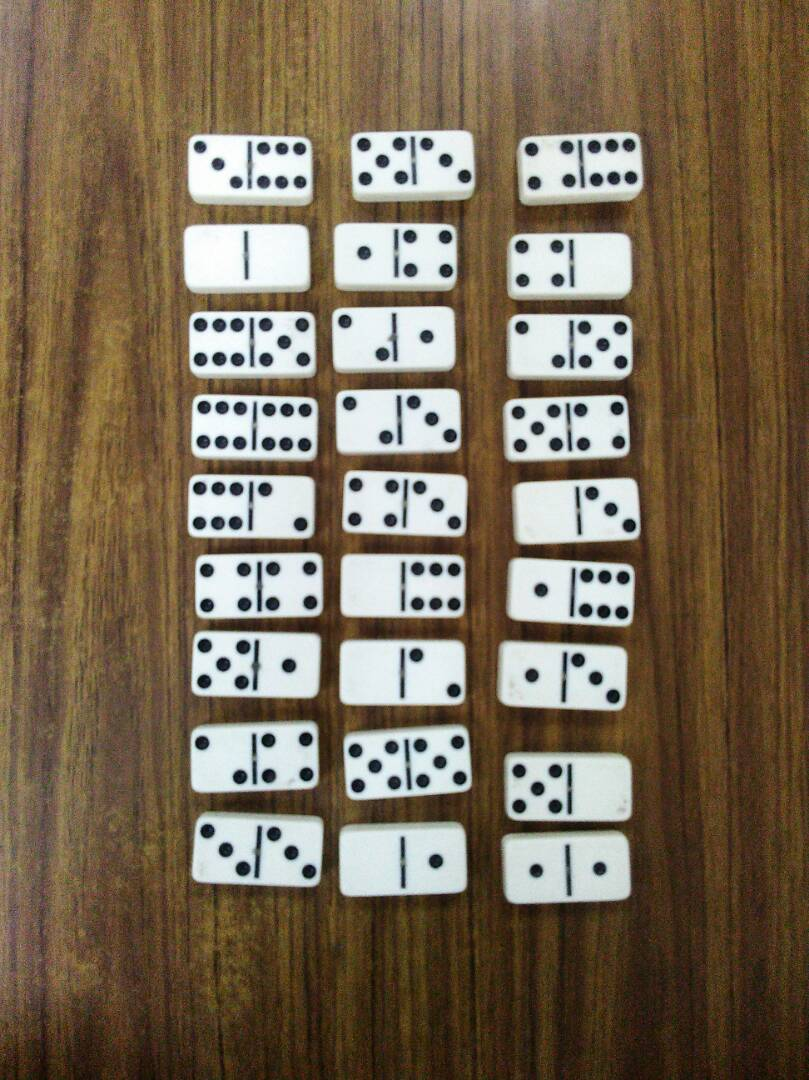
//> input picture domino.jpeg, 809 x 1080 px
$ ./source   (built with g++ and OpenCV 4)
//> lines starting //> are read from the running program, lines starting //| are printed output that depends on the picture; after the words box and inside, x2 and y2 are one past the last pixel; in counts of white or black regions, pixels touching at a corner belong together
#include "opencv2/highgui/highgui.hpp"
#include "opencv2/imgproc/imgproc.hpp"
#include <cmath>
#include <iostream>
#include <stdio.h>
#include <stdlib.h>


using namespace cv;
using namespace std;

static double angle(Point pt1, Point pt2, Point pt0);
void sortCorners(vector<Point2f>& corners, Point2f center);
bool comparator(Point2f a, Point2f b);

int main()
{
	vector<vector<Point>> good_contours;
	vector<Point> corners;

	Mat src = imread("domino.jpeg");
//> src is the input picture: 1080 rows x 809 cols, CV_8UC3; mean B, G, R 86, 106.4, 121.5
	if (src.empty())
		return -1;

	// convertir a escala de grises
	Mat gray;
	cvtColor(src, gray, CV_BGR2GRAY);
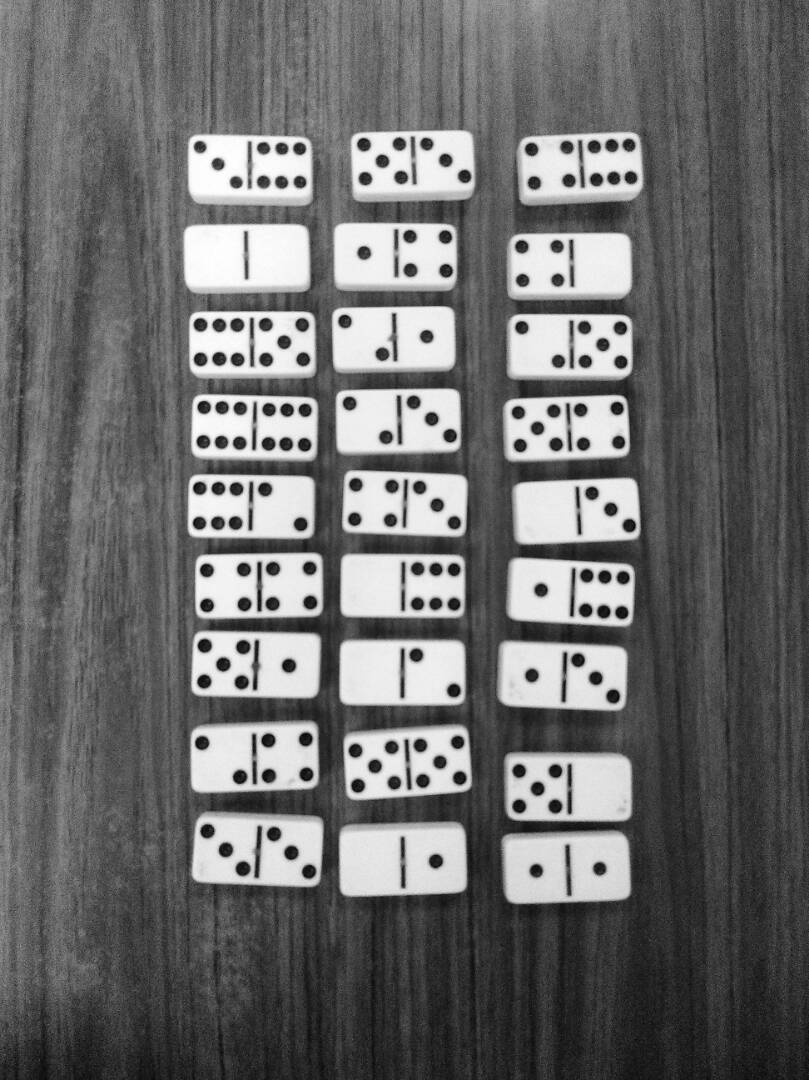
//> gray: 1080 rows x 809 cols, CV_8UC1; min 2, max 255, mean 108.6

	// filtro canny de bordes
	Mat bw;
	Canny(gray, bw, 0, 50, 5);
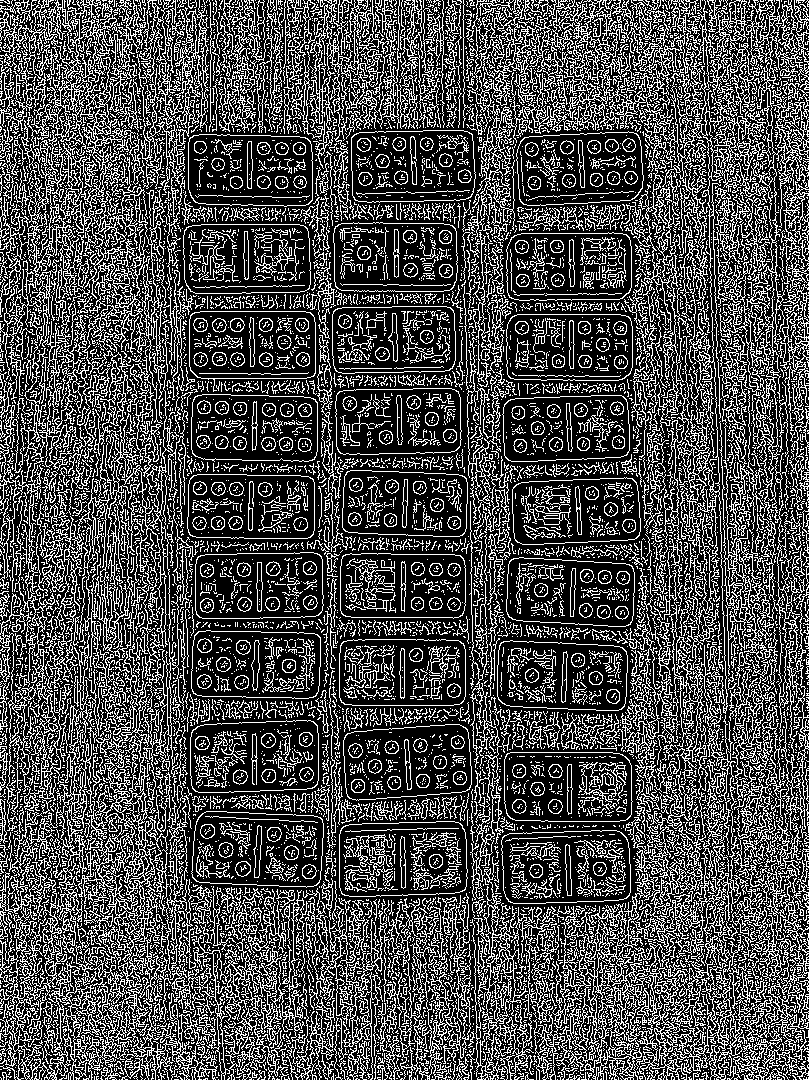
//> bw: 1080 rows x 809 cols, CV_8UC1; 29.5% white in thin lines or dots

	// Encontrar contornos
	vector<vector<Point> > contours;
	findContours(bw.clone(), contours, CV_RETR_EXTERNAL, CV_CHAIN_APPROX_SIMPLE);
//> contours = 8048 contours, 7747 with area under 20; largest, box (x1, y1, x2, y2) and area: (0, 157, 230, 1080) 31214, (552, 759, 809, 1080) 21810, (0, 0, 146, 299) 11589, (191, 811, 324, 888) 9070, (339, 821, 468, 897) 9041

	vector<Point2f> approx;
	Mat dst = src.clone();

	for (int i = 0; i < contours.size(); i++)
	{
		// Se aproximan los contornos a figuras simples
		// a partir de su perimetro
		approxPolyDP(Mat(contours[i]), approx, arcLength(Mat(contours[i]), true)*0.02, true);

		// Si el objeto es muy pequeño
		if (fabs(contourArea(contours[i])) < 100 || !isContourConvex(approx))
			continue;

		// Cuadrado (cuatro esquinas)
		if (approx.size() == 4) {
			// se guarda el numero de vertices
			int vtc = approx.size();

			// calculo de cosenos de los bordes
			vector<double> cos;
			for (int j = 2; j < vtc + 1; j++)
				cos.push_back(angle(approx[j%vtc], approx[j - 2], approx[j - 1]));

			// ordenar ascendentemente
			sort(cos.begin(), cos.end());

			// obtener el menor y mayor
			double mincos = cos.front();
			double maxcos = cos.back();

			// Si es un cuadrado, pueden habermas figuras con 4 esquinas que no lo sean
			if (mincos >= -0.1 && maxcos <= 0.3) {
				Point2f center(0, 0);
				for (int i = 0; i < approx.size(); i++) {
					center += approx[i];
				}
				center *= (1. / approx.size());
				sortCorners(approx, center);

				Rect r = boundingRect(approx);
				if (r.area() < 5000)continue;
				cout << r.area() << endl;
				// puntos finales para la transformacion de la imagen
				int h = r.height, w = r.width;
				Point2f t1, t2, t3, t4;
				if (r.width > r.height) {
					h = r.width;
					w = r.height;
					t1 = Point2f(w, 0);
					t2 = Point2f(w, h);
					t3 = Point2f(0, h);
					t4 = Point2f(0, 0);
				}
				else {
					t1 = Point2f(0, 0);
					t2 = Point2f(w, 0);
					t3 = Point2f(w, h);
					t4 = Point2f(0, h);
				}
				Mat quad = Mat::zeros(h, w, CV_8UC3);

				vector<Point2f> quad_pts;
				quad_pts.push_back(t1);
				quad_pts.push_back(t2);
				quad_pts.push_back(t3);
				quad_pts.push_back(t4);
				// matriz de transformacion
				Mat transmtx = getPerspectiveTransform(approx, quad_pts);
				// aplicar transformacion de perspectiva
				warpPerspective(src, quad, transmtx, quad.size());
				stringstream ss;
				ss << i << ".jpg";
				imshow(ss.str(), quad);
				imwrite("dominó.jpg", quad);
				waitKey(0);
			}
			good_contours.push_back(contours[i]);
		}
	}
//> this loop made 8048 passes
//> (center, tl in sortCorners, tr in sortCorners, bl in sortCorners, br in sortCorners, r) on passes 1844, 1917, 2511, 2558, 3147: (Point(402.5, 858.5), Point(343, 826), Point(462, 825), Point(341, 893), Point(464, 890), Rect(341, 825, 124, 69)), (Point(258.2, 849.2), Point(198, 817), Point(320, 817), Point(196, 881), Point(319, 882), Rect(196, 817, 125, 66)), (Point(407.5, 761.8), Point(347, 733), Point(467, 729), Point(347, 796), Point(469, 789), Rect(347, 729, 123, 68)), (Point(255, 756.5), Point(197, 726), Point(317, 725), Point(192, 788), Point(314, 787), Rect(192, 725, 126, 64)), (Point(401.5, 672), Point(340, 645), Point(458, 640), Point(344, 704), Point(464, 699), Rect(340, 640, 125, 65))
//> (center, tr in sortCorners, bl in sortCorners, br in sortCorners, r, t1) on passes 1783, 3763, 4969, 6779, 6811: (Point(565.2, 866.5), Point(626, 837), Point(505, 896), Point(626, 898), Rect(504, 835, 123, 64), Point(64, 0)), (Point(570.5, 592.2), Point(631, 565), Point(512, 619), Point(630, 624), Rect(509, 561, 123, 64), Point(64, 0)), (Point(254.5, 426.5), Point(313, 398), Point(195, 456), Point(316, 455), Rect(194, 397, 123, 60), Point(60, 0)), (Point(250.8, 169.5), Point(307, 138), Point(195, 202), Point(312, 200), Rect(189, 138, 124, 65), Point(65, 0)), (Point(412.5, 166), Point(472, 134), Point(354, 199), Point(470, 197), Rect(354, 134, 119, 66), Point(66, 0))
//| 7872
//| 8556
//| 8250
//| 8364
//| 8064
//| 8125
//| 7750
//| 7872
//> (output is shown up to pass 3763 of 8048)
//> after the loop, approx = 10 Points (x, y): [0, 0], [3, 0], [5, 2], [9, 3], [9, 1], [8, 0], [7, 0], [9, 2], [8, 3], [3, 0]
	// Dibujar los contornos correctos
	for (int i = 0; i < good_contours.size(); i++) {
		drawContours(dst, good_contours, i, Scalar(255, 0, 0), 2);
	}
//> this loop made 22 passes
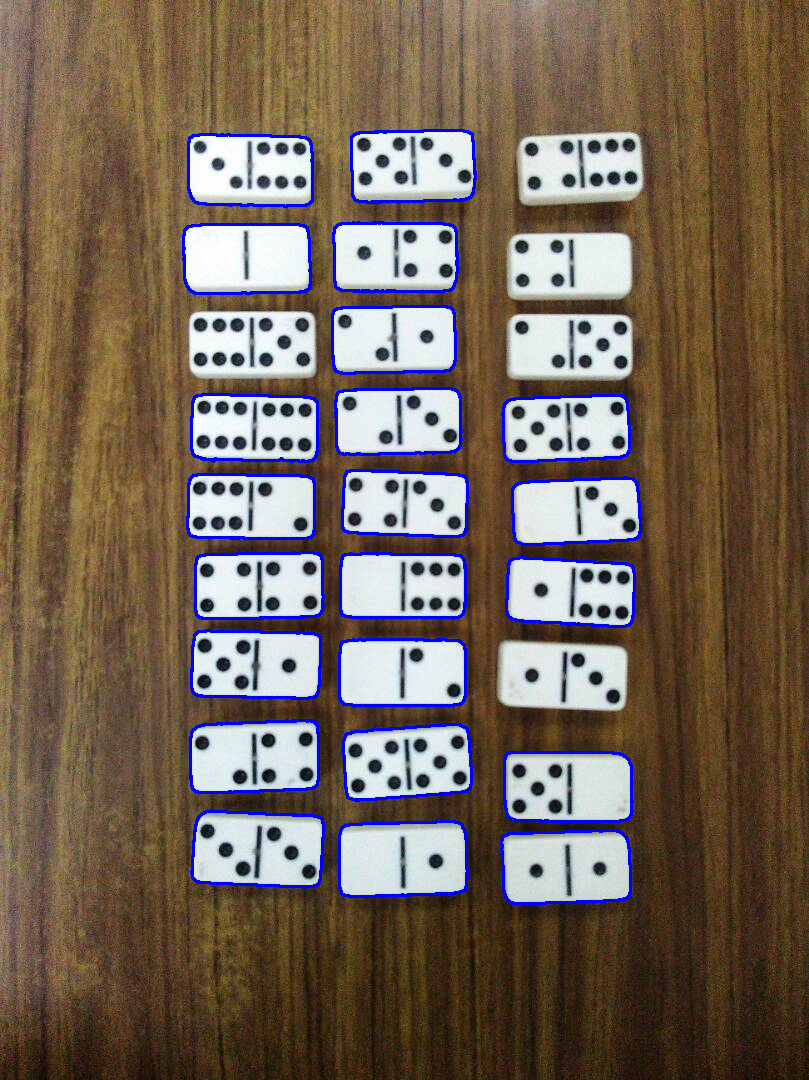
//> dst: 1080 rows x 809 cols, CV_8UC3; 2.92% of pixels changed, all inside (x1, y1, x2, y2) = (182, 129, 642, 905)

	imshow("src", src);
	imshow("dst", dst);
	waitKey(0);
	return 0;
}

// Funcion para ordenar las esquinas del cuadrado, top left, top right, bottom right bottom lefh
void sortCorners(vector<Point2f>& corners, Point2f center) {
	vector<Point2f> top, bot;
	for (int i = 0; i < corners.size(); i++)
	{
		if (corners[i].y < center.y)
			top.push_back(corners[i]);
		else
			bot.push_back(corners[i]);
	}
	sort(top.begin(), top.end(), comparator);
	sort(bot.begin(), bot.end(), comparator);
	Point2f tl = top[0];
	Point2f tr = top[top.size() - 1];
	Point2f bl = bot[0];
	Point2f br = bot[bot.size() - 1];
	corners.clear();
	corners.push_back(tl);
	corners.push_back(tr);
	corners.push_back(br);
	corners.push_back(bl);
}

bool comparator(Point2f a, Point2f b) {
	return a.x<b.x;
}

static double angle(Point pt1, Point pt2, Point pt0) {
	double dx1 = pt1.x - pt0.x;
	double dy1 = pt1.y - pt0.y;
	double dx2 = pt2.x - pt0.x;
	double dy2 = pt2.y - pt0.y;
	return (dx1*dx2 + dy1*dy2) / sqrt((dx1*dx1 + dy1*dy1)*(dx2*dx2 + dy2*dy2) + 1e-10);
}
